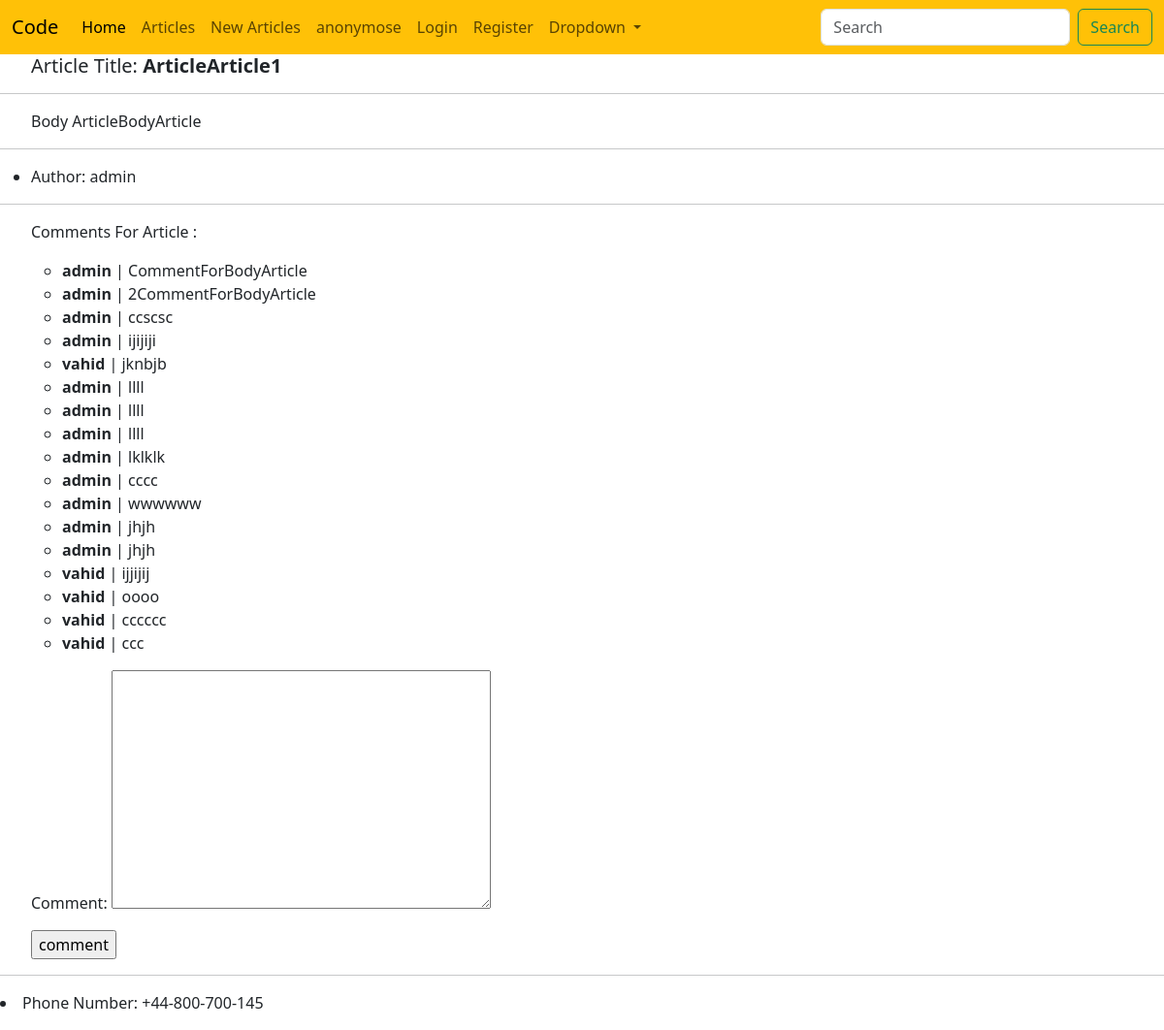
The page /articles/28/ on the database as committed earlier.
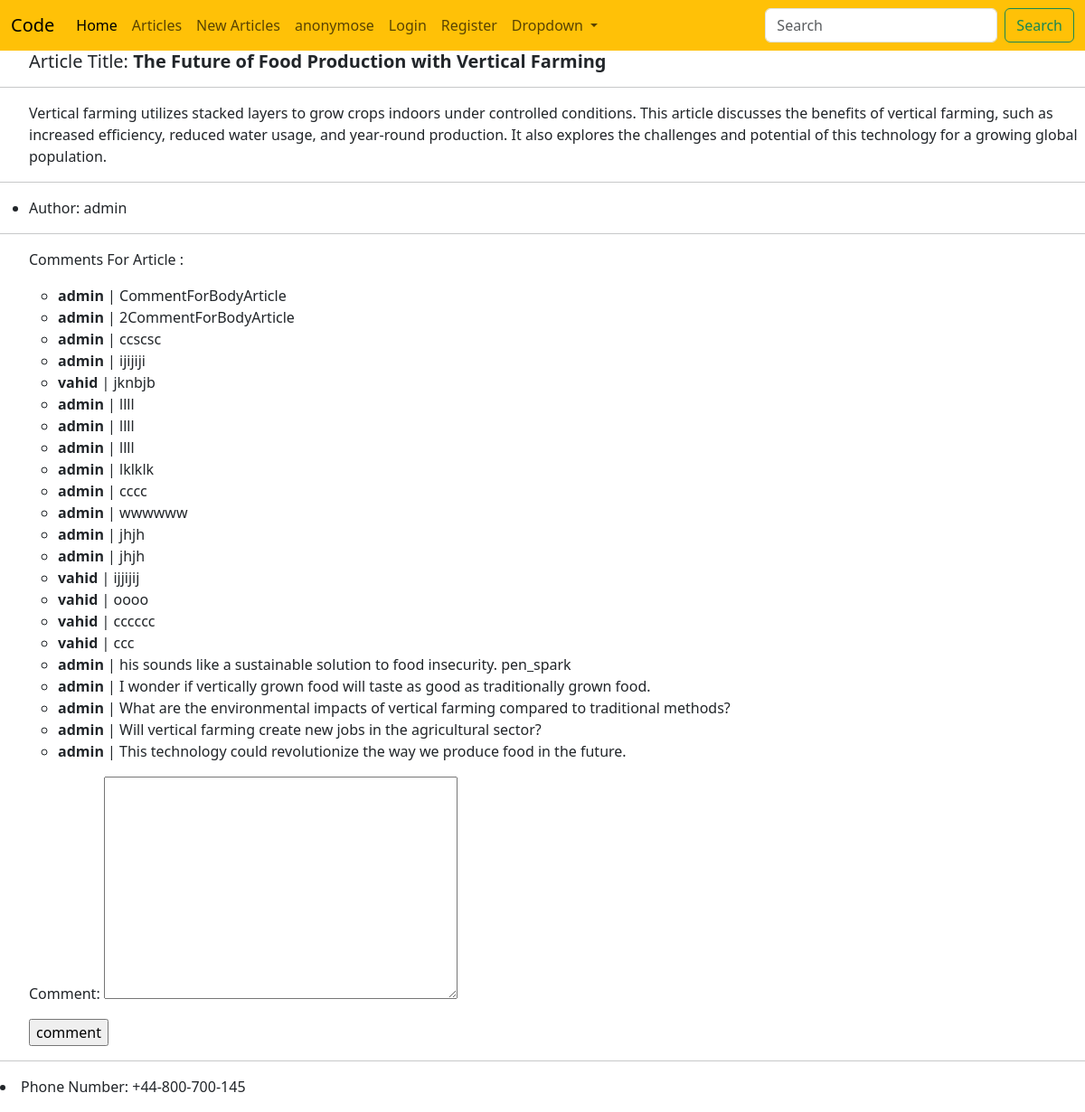
The same page on the database as committed later.
### article/models.py (models this page shows, shortened)
class ArticleModel(models.Model):
    STATUS_OF_ARTICLE = (
        ("checking" , "Checking"),
        ("rejected" , "Rejected"),
        ("published" , "Published"),
    )
    Title = models.CharField(max_length=150)
    Body  = models.TextField(max_length=10000)
    Author= models.ForeignKey("auth.user", on_delete=models.CASCADE)
    Created = models.DateTimeField(auto_now_add=True)
    Edited = models.DateTimeField(auto_now=True)
    Status = models.CharField(max_length=15, choices=STATUS_OF_ARTICLE, default="checking")
    class Meta:
        ordering = ("-Created",)

class ArticleCommentsModel(models.Model):
    article = models.ForeignKey(ArticleModel, related_name="comments", on_delete=models.CASCADE)
    comment = models.TextField()
    writer  = models.ForeignKey("auth.user", on_delete=models.CASCADE)

### article/views.py (the view, shortened to what this page needs)
# urls.py: path('<int:pk>/', ArticleDetailView.as_view(), name = "ArticleDetailView_url"),
class ArticleDetailView(DetailView):
    model = ArticleModel
    template_name = "article/ArticleDetailView.html"
    context_object_name  = "articles"
    form_class = ArticleCommentForm
    def get_context_data(self, **kwargs):
        context = super(ArticleDetailView, self).get_context_data(**kwargs)
        context['form'] = ArticleCommentForm(initial={"article":self.object, "writer":self.request.user})
        return context

### article/forms.py
class ArticleCommentForm(forms.ModelForm):
    class Meta:
        model = ArticleCommentsModel
        fields = ("writer", "comment", "article")
        widgets = {
            "article": forms.HiddenInput(),
            "writer":  forms.HiddenInput(),
        }

### template/article/ArticleDetailView.html (shortened to what this page needs)
{% extends "base.html" %}
{% block title %}<ul><h5>Article Title: <strong>{{articles.Title}}</strong></h5></ul>{% endblock title %}
{% block content %}
<hr>
<ul>{{articles.Body}}</ul>
<hr>
<ul><li>Author: {{articles.Author}}</li></ul>
<hr>
<p><ul>Comments For Article : </ul></p>
<ul>
    {% for comment in object.comments.all %}
    <ul><li><strong>{{comment.writer}}</strong> | {{comment.comment}}</li></ul>
    {% endfor %}
</ul>
<ul>
<form action="" method="POST">
    {{form.as_p}}
    <input type="submit" value="comment">
</form>
</ul>
{% endblock content %}

Rows that differ between the two databases and show on the page:
changed ArticleModel "admin": Title "ArticleArticle1" → "The Future of Food Production with Vertical Farming"; Body "Body ArticleBodyArticle" → "Vertical farming utilizes stacked layers to grow crops indoors under controlled conditions. This article discusses the benefits of vertical farming, such as increased efficiency, reduced water usage, and year-round production. It also explores the challenges and potential of this technology for a growing global population."
added ArticleCommentsModel: writer "admin", comment "his sounds like a sustainable solution to food insecurity. pen_spark"
added ArticleCommentsModel: writer "admin", comment "I wonder if vertically grown food will taste as good as traditionally grown food."
added ArticleCommentsModel: writer "admin", comment "What are the environmental impacts of vertical farming compared to traditional methods?"
added ArticleCommentsModel: writer "admin", comment "Will vertical farming create new jobs in the agricultural sector?"
added ArticleCommentsModel: writer "admin", comment "This technology could revolutionize the way we produce food in the future."
